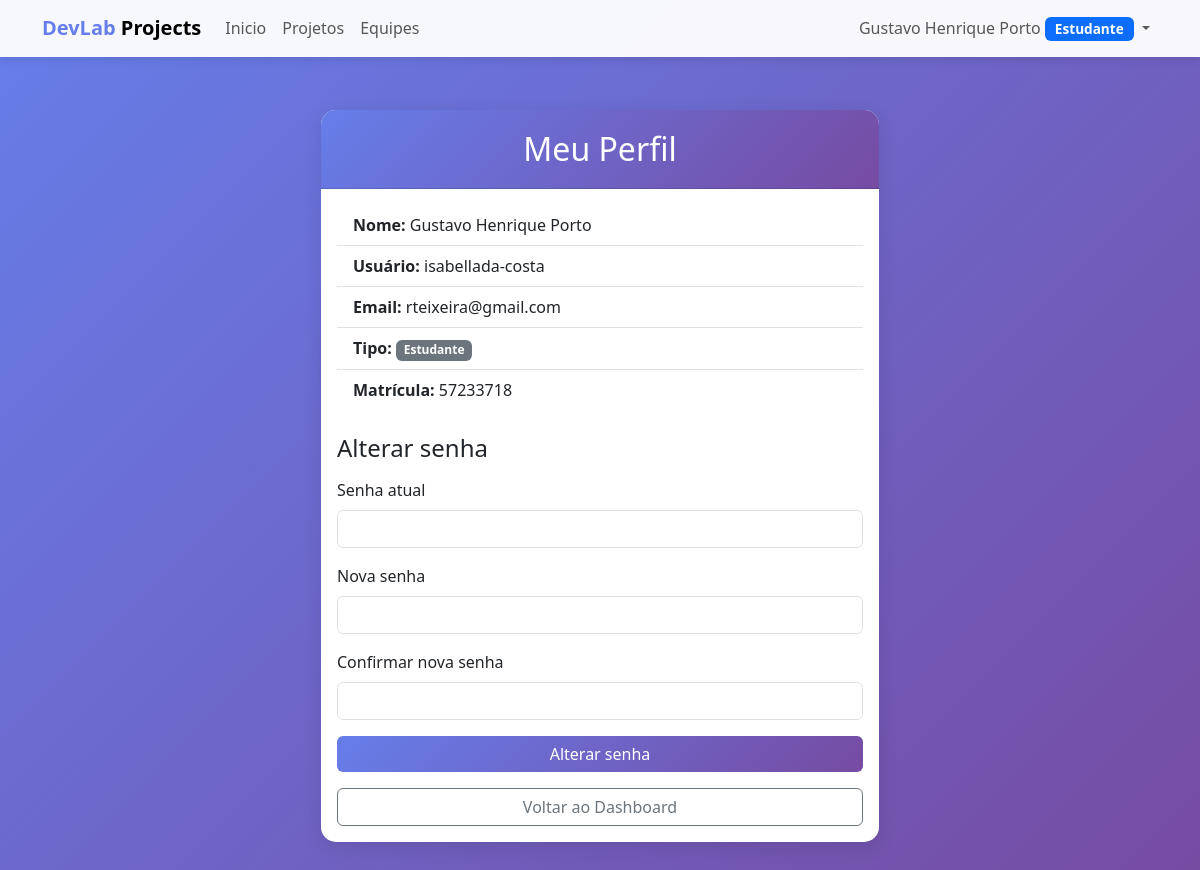
The app's page /perfil/ (signed in) with its own data.
### devlab/meuapp/models.py (models this page shows, shortened)
class Usuario(AbstractUser):
    TIPO_CHOICES = [
        ('coordenador', 'Coordenador'),
        ('professor', 'Professor'),
        ('estudante', 'Estudante'),
    ]
    tipo = models.CharField(max_length=20, choices=TIPO_CHOICES, default='estudante')
    matricula = models.CharField(max_length=20, unique=True, null=True, blank=True)
    cpf = models.CharField(max_length=11, unique=True, null=True, blank=True)
    data_nascimento = models.DateField(null=True, blank=True)
    funcao = models.CharField(max_length=100, blank=True, verbose_name="Função")
    class Meta:
        verbose_name = 'Usuário'
        verbose_name_plural = 'Usuários'

### devlab/meuapp/views.py (the view, shortened to what this page needs)
# urls.py: path('perfil/', views.perfil, name='perfil'),
@login_required
def perfil (request):
    user = request.user
    return render(request, 'perfil.html', {'user': user})

### devlab/meuapp/templates/perfil.html (shortened to what this page needs)
{% extends 'base.html' %}
{% block content %}
<div class="row justify-content-center">
    <div class="col-md-7 col-lg-6">
        <div class="card">
            <div class="card-header text-center">
                <h2 class="mb-0">Meu Perfil</h2>
            </div>
            <div class="card-body">
                <ul class="list-group list-group-flush mb-4">
                    <li class="list-group-item"><strong>Nome:</strong> {{ user.get_full_name }}</li>
                    <li class="list-group-item"><strong>Usuário:</strong> {{ user.username }}</li>
                    <li class="list-group-item"><strong>Email:</strong> {{ user.email }}</li>
                    <li class="list-group-item"><strong>Tipo:</strong> <span class="badge bg-secondary">{{ user.get_tipo_display }}</span></li>
                    {% if user.matricula %}
                    <li class="list-group-item"><strong>Matrícula:</strong> {{ user.matricula }}</li>
                    {% endif %}
                </ul>
                <h4 class="mb-3 mt-4">Alterar senha</h4>
                <form method="post" action="{% url 'perfil' %}">
                    <div class="mb-3">
                        <label for="id_old_password" class="form-label">Senha atual</label>
                        <input type="password" name="old_password" id="id_old_password" class="form-control" required />
                    </div>
                    <div class="mb-3">
                        <label for="id_new_password1" class="form-label">Nova senha</label>
                        <input type="password" name="new_password1" id="id_new_password1" class="form-control"
                            required />
                    </div>
                    <div class="mb-3">
                        <label for="id_new_password2" class="form-label">Confirmar nova senha</label>
                        <input type="password" name="new_password2" id="id_new_password2" class="form-control"
                            required />
                    </div>
                    <button type="submit" class="btn btn-primary w-100">Alterar senha</button>
                </form>
                <a href="{% url 'dashboard' %}" class="btn btn-outline-secondary w-100 mt-3">Voltar ao Dashboard</a>
            </div>
        </div>
    </div>
</div>
{% endblock %}

### devlab/meuapp/templates/base.html (shortened to what this page needs)
<!DOCTYPE html>
<html lang="pt-br">
<head>
    <link href="https://cdn.jsdelivr.net/npm/bootstrap@5.3.0/dist/css/bootstrap.min.css" rel="stylesheet">
</head>
<body>
    {% if user.is_authenticated %}
    <nav class="navbar navbar-expand-lg navbar-light bg-light fixed-top">
        <div class="container">
            <a class="navbar-brand fw-bold" href="{% url 'dashboard' %}">
                <span style="color: #667eea;">DevLab</span> Projects
            </a>
            <div class="collapse navbar-collapse" id="navbarNav">
                <ul class="navbar-nav me-auto">
                    <li class="nav-item">
                        <a class="nav-link" href="{% url 'dashboard' %}">Inicio</a>
                    </li>
                    <li class="nav-item">
                        <a class="nav-link" href="{% url 'projeto_lista' %}">Projetos</a>
                    </li>
                    <li class="nav-item">
                        <a class="nav-link" href="{% url 'equipe_lista' %}">Equipes</a>
                    </li>
                </ul>
                <ul class="navbar-nav">
                    <li class="nav-item dropdown">
                        <a class="nav-link dropdown-toggle" href="#" id="userDropdown" role="button"
                           data-bs-toggle="dropdown">
                            {{ user.get_full_name|default:user.username }}
                            <span class="badge bg-primary badge-tipo">{{ user.get_tipo_display }}</span>
                        </a>
                    </li>
                </ul>
            </div>
        </div>
    </nav>
    {% endif %}
    <div class="container main-content">
        {% block content %}{% endblock %}
    </div>
</body>
</html>

### devlab/meuapp/templates/base.html (style rules this page uses)
body { min-height: 100vh; background: linear-gradient(135deg, #667eea 0%, #764ba2 100%); }
.navbar { background: rgba(255, 255, 255, 0.95) !important; box-shadow: 0 2px 10px rgba(0,0,0,0.1); }
.main-content { margin-top: 80px; padding: 30px 0; }
.card { border: none; border-radius: 15px; box-shadow: 0 5px 20px rgba(0,0,0,0.1); margin-bottom: 20px; }
.card-header { background: linear-gradient(135deg, #667eea 0%, #764ba2 100%); color: white; border-radius: 15px 15px 0 0 !important; padding: 20px; }
.badge-tipo { font-size: 0.85em; padding: 5px 10px; }
.btn-primary { background: linear-gradient(135deg, #667eea 0%, #764ba2 100%); border: none; }

### records on screen
Usuario: get_full_name "Gustavo Henrique Porto", tipo "Estudante", username "isabellada-costa", email "rteixeira@gmail.com", matricula "57233718"
